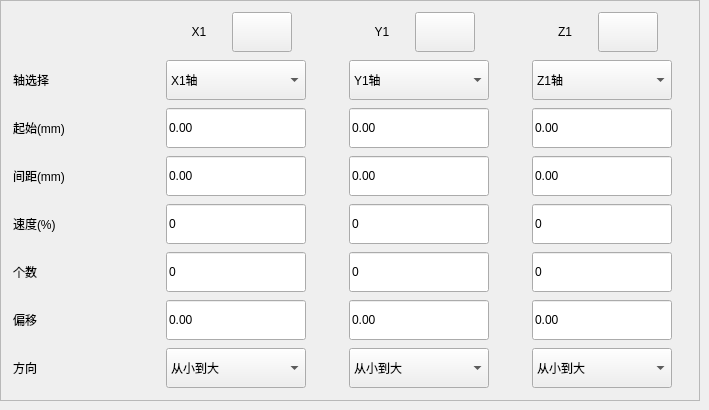
   <widget class="QWidget" name="pageNormalStack">
    <widget class="QFrame" name="chbox">
     <property name="geometry">
      <rect>
       <x>0</x>
       <y>0</y>
       <width>700</width>
       <height>401</height>
      </rect>
     </property>
     <property name="frameShape">
      <enum>QFrame::StyledPanel</enum>
     </property>
     <property name="frameShadow">
      <enum>QFrame::Plain</enum>
     </property>
     <property name="lineWidth">
      <number>2</number>
     </property>
     <widget class="QWidget" name="layoutWidget">
      <property name="geometry">
       <rect>
        <x>10</x>
        <y>10</y>
        <width>667</width>
        <height>381</height>
       </rect>
      </property>
      <layout class="QGridLayout" name="gridLayout">
       <property name="horizontalSpacing">
        <number>40</number>
       </property>
       <property name="verticalSpacing">
        <number>6</number>
       </property>
       <item row="7" column="0">
        <widget class="QLabel" name="labStackDirect">
         <property name="minimumSize">
          <size>
           <width>110</width>
           <height>40</height>
          </size>
         </property>
         <property name="maximumSize">
          <size>
           <width>110</width>
           <height>40</height>
          </size>
         </property>
         <property name="text">
          <string>方向</string>
         </property>
        </widget>
       </item>
       <item row="5" column="1">
        <widget class="NumberEdit" name="editStackNum0">
         <property name="minimumSize">
          <size>
           <width>140</width>
           <height>40</height>
          </size>
         </property>
         <property name="maximumSize">
          <size>
           <width>140</width>
           <height>40</height>
          </size>
         </property>
         <property name="text">
          <string>0</string>
         </property>
        </widget>
       </item>
       <item row="6" column="1">
        <widget class="NumberEdit" name="editOffset0">
         <property name="minimumSize">
          <size>
           <width>140</width>
           <height>40</height>
          </size>
         </property>
         <property name="maximumSize">
          <size>
           <width>140</width>
           <height>40</height>
          </size>
         </property>
         <property name="text">
          <string>0.00</string>
         </property>
        </widget>
       </item>
       <item row="6" column="2">
        <widget class="NumberEdit" name="editOffset1">
         <property name="minimumSize">
          <size>
           <width>140</width>
           <height>40</height>
          </size>
         </property>
         <property name="maximumSize">
          <size>
           <width>140</width>
           <height>40</height>
          </size>
         </property>
         <property name="text">
          <string>0.00</string>
         </property>
        </widget>
       </item>
       <item row="6" column="3">
        <widget class="NumberEdit" name="editOffset2">
         <property name="minimumSize">
          <size>
           <width>140</width>
           <height>40</height>
          </size>
         </property>
         <property name="maximumSize">
          <size>
           <width>140</width>
           <height>40</height>
          </size>
         </property>
         <property name="text">
          <string>0.00</string>
         </property>
        </widget>
       </item>
       <item row="7" column="1">
        <widget class="QComboBox" name="coboxStackDirect0">
         <property name="minimumSize">
          <size>
           <width>0</width>
           <height>40</height>
          </size>
         </property>
         <property name="maximumSize">
          <size>
           <width>16777215</width>
           <height>40</height>
          </size>
         </property>
         <property name="focusPolicy">
          <enum>Qt::NoFocus</enum>
         </property>
         <item>
          <property name="text">
           <string>从小到大</string>
          </property>
         </item>
         <item>
          <property name="text">
           <string>从大到小</string>
          </property>
         </item>
        </widget>
       </item>
       <item row="3" column="0">
        <widget class="QLabel" name="labIntervalDis_6">
         <property name="minimumSize">
          <size>
           <width>110</width>
           <height>40</height>
          </size>
         </property>
         <property name="maximumSize">
          <size>
           <width>110</width>
           <height>40</height>
          </size>
         </property>
         <property name="text">
          <string>间距(mm)</string>
         </property>
        </widget>
       </item>
       <item row="4" column="1">
        <widget class="NumberEdit" name="editStackSpeed0">
         <property name="minimumSize">
          <size>
           <width>140</width>
           <height>40</height>
          </size>
         </property>
         <property name="maximumSize">
          <size>
           <width>140</width>
           <height>40</height>
          </size>
         </property>
         <property name="text">
          <string>0</string>
         </property>
        </widget>
       </item>
       <item row="3" column="3">
        <widget class="NumberEdit" name="editIntervalDis2">
         <property name="minimumSize">
          <size>
           <width>140</width>
           <height>40</height>
          </size>
         </property>
         <property name="maximumSize">
          <size>
           <width>140</width>
           <height>40</height>
          </size>
         </property>
         <property name="text">
          <string>0.00</string>
         </property>
        </widget>
       </item>
       <item row="2" column="2">
        <widget class="NumberEdit" name="editStart1">
         <property name="minimumSize">
          <size>
           <width>140</width>
           <height>40</height>
          </size>
         </property>
         <property name="maximumSize">
          <size>
           <width>140</width>
           <height>40</height>
          </size>
         </property>
         <property name="text">
          <string>0.00</string>
         </property>
        </widget>
       </item>
       <item row="4" column="3">
        <widget class="NumberEdit" name="editStackSpeed2">
         <property name="minimumSize">
          <size>
           <width>140</width>
           <height>40</height>
          </size>
         </property>
         <property name="maximumSize">
          <size>
           <width>140</width>
           <height>40</height>
          </size>
         </property>
         <property name="text">
          <string>0</string>
         </property>
        </widget>
       </item>
       <item row="5" column="2">
        <widget class="NumberEdit" name="editStackNum1">
         <property name="minimumSize">
          <size>
           <width>140</width>
           <height>40</height>
          </size>
         </property>
         <property name="maximumSize">
          <size>
           <width>140</width>
           <height>40</height>
          </size>
         </property>
         <property name="text">
          <string>0</string>
         </property>
        </widget>
       </item>
       <item row="3" column="2">
        <widget class="NumberEdit" name="editIntervalDis1">
         <property name="minimumSize">
          <size>
           <width>140</width>
           <height>40</height>
          </size>
         </property>
         <property name="maximumSize">
          <size>
           <width>140</width>
           <height>40</height>
          </size>
         </property>
         <property name="text">
          <string>0.00</string>
         </property>
        </widget>
       </item>
       <item row="4" column="2">
        <widget class="NumberEdit" name="editStackSpeed1">
         <property name="minimumSize">
          <size>
           <width>140</width>
           <height>40</height>
          </size>
         </property>
         <property name="maximumSize">
          <size>
           <width>140</width>
           <height>40</height>
          </size>
         </property>
         <property name="text">
          <string>0</string>
         </property>
        </widget>
       </item>
       <item row="2" column="3">
        <widget class="NumberEdit" name="editStart2">
         <property name="minimumSize">
          <size>
           <width>140</width>
           <height>40</height>
          </size>
         </property>
         <property name="maximumSize">
          <size>
           <width>140</width>
           <height>40</height>
          </size>
         </property>
         <property name="text">
          <string>0.00</string>
         </property>
        </widget>
       </item>
       <item row="2" column="1">
        <widget class="NumberEdit" name="editStart0">
         <property name="minimumSize">
          <size>
           <width>140</width>
           <height>40</height>
          </size>
         </property>
         <property name="maximumSize">
          <size>
           <width>140</width>
           <height>40</height>
          </size>
         </property>
         <property name="text">
          <string>0.00</string>
         </property>
        </widget>
       </item>
       <item row="5" column="3">
        <widget class="NumberEdit" name="editStackNum2">
         <property name="minimumSize">
          <size>
           <width>140</width>
           <height>40</height>
          </size>
         </property>
         <property name="maximumSize">
          <size>
           <width>140</width>
           <height>40</height>
          </size>
         </property>
         <property name="text">
          <string>0</string>
         </property>
        </widget>
       </item>
       <item row="6" column="0">
        <widget class="QLabel" name="labOffsetDistance">
         <property name="minimumSize">
          <size>
           <width>110</width>
           <height>40</height>
          </size>
         </property>
         <property name="maximumSize">
          <size>
           <width>110</width>
           <height>40</height>
          </size>
         </property>
         <property name="text">
          <string>偏移</string>
         </property>
        </widget>
       </item>
       <item row="2" column="0">
        <widget class="QLabel" name="labIntervalDis_2">
         <property name="minimumSize">
          <size>
           <width>110</width>
           <height>40</height>
          </size>
         </property>
         <property name="maximumSize">
          <size>
           <width>110</width>
           <height>40</height>
          </size>
         </property>
         <property name="text">
          <string>起始(mm)</string>
         </property>
        </widget>
       </item>
       <item row="0" column="3">
        <layout class="QHBoxLayout" name="horizontalLayout_3">
         <property name="sizeConstraint">
          <enum>QLayout::SetFixedSize</enum>
         </property>
         <item>
          <widget class="QLabel" name="labAxis2">
           <property name="minimumSize">
            <size>
             <width>40</width>
             <height>40</height>
            </size>
           </property>
           <property name="maximumSize">
            <size>
             <width>40</width>
             <height>40</height>
            </size>
           </property>
           <property name="text">
            <string>Z1</string>
           </property>
           <property name="alignment">
            <set>Qt::AlignCenter</set>
           </property>
          </widget>
         </item>
         <item>
          <widget class="QPushButton" name="btnFresh2">
           <property name="minimumSize">
            <size>
             <width>60</width>
             <height>40</height>
            </size>
           </property>
           <property name="maximumSize">
            <size>
             <width>60</width>
             <height>40</height>
            </size>
           </property>
           <property name="text">
            <string/>
           </property>
           <property name="icon">
            <iconset resource="../images.qrc">
             <normaloff>:/images/settingPageImages/refresh.png</normaloff>:/images/settingPageImages/refresh.png</iconset>
           </property>
           <property name="iconSize">
            <size>
             <width>25</width>
             <height>25</height>
            </size>
           </property>
          </widget>
         </item>
        </layout>
       </item>
       <item row="4" column="0">
        <widget class="QLabel" name="labIntervalDis_7">
         <property name="minimumSize">
          <size>
           <width>110</width>
           <height>40</height>
          </size>
         </property>
         <property name="maximumSize">
          <size>
           <width>110</width>
           <height>40</height>
          </size>
         </property>
         <property name="text">
          <string>速度(%)</string>
         </property>
        </widget>
       </item>
       <item row="0" column="2">
        <layout class="QHBoxLayout" name="horizontalLayout_2">
         <property name="sizeConstraint">
          <enum>QLayout::SetFixedSize</enum>
         </property>
         <item>
          <widget class="QLabel" name="labAxis1">
           <property name="minimumSize">
            <size>
             <width>40</width>
             <height>40</height>
            </size>
           </property>
           <property name="maximumSize">
            <size>
             <width>40</width>
             <height>40</height>
            </size>
           </property>
           <property name="text">
            <string>Y1</string>
           </property>
           <property name="alignment">
            <set>Qt::AlignCenter</set>
           </property>
          </widget>
         </item>
         <item>
          <widget class="QPushButton" name="btnFresh1">
           <property name="minimumSize">
            <size>
             <width>60</width>
             <height>40</height>
            </size>
           </property>
           <property name="maximumSize">
            <size>
             <width>60</width>
             <height>40</height>
            </size>
           </property>
           <property name="text">
            <string/>
           </property>
           <property name="icon">
            <iconset resource="../images.qrc">
             <normaloff>:/images/settingPageImages/refresh.png</normaloff>:/images/settingPageImages/refresh.png</iconset>
           </property>
           <property name="iconSize">
            <size>
             <width>25</width>
             <height>25</height>
            </size>
           </property>
          </widget>
         </item>
        </layout>
       </item>
       <item row="0" column="1">
        <layout class="QHBoxLayout" name="horizontalLayout">
         <property name="sizeConstraint">
          <enum>QLayout::SetMaximumSize</enum>
         </property>
         <item>
          <widget class="QLabel" name="labAxis0">
           <property name="minimumSize">
            <size>
             <width>40</width>
             <height>40</height>
            </size>
           </property>
           <property name="maximumSize">
            <size>
             <width>40</width>
             <height>40</height>
            </size>
           </property>
           <property name="text">
            <string>X1</string>
           </property>
           <property name="alignment">
            <set>Qt::AlignCenter</set>
           </property>
          </widget>
         </item>
         <item>
          <widget class="QPushButton" name="btnFresh0">
           <property name="minimumSize">
            <size>
             <width>60</width>
             <height>40</height>
            </size>
           </property>
           <property name="maximumSize">
            <size>
             <width>60</width>
             <height>40</height>
            </size>
           </property>
           <property name="text">
            <string/>
           </property>
           <property name="icon">
            <iconset resource="../images.qrc">
             <normaloff>:/images/settingPageImages/refresh.png</normaloff>:/images/settingPageImages/refresh.png</iconset>
           </property>
           <property name="iconSize">
            <size>
             <width>25</width>
             <height>25</height>
            </size>
           </property>
          </widget>
         </item>
        </layout>
       </item>
       <item row="5" column="0">
        <widget class="QLabel" name="labStackNum">
         <property name="minimumSize">
          <size>
           <width>110</width>
           <height>40</height>
          </size>
         </property>
         <property name="maximumSize">
          <size>
           <width>110</width>
           <height>40</height>
          </size>
         </property>
         <property name="text">
          <string>个数</string>
         </property>
        </widget>
       </item>
       <item row="3" column="1">
        <widget class="NumberEdit" name="editIntervalDis0">
         <property name="minimumSize">
          <size>
           <width>140</width>
           <height>40</height>
          </size>
         </property>
         <property name="maximumSize">
          <size>
           <width>140</width>
           <height>40</height>
          </size>
         </property>
         <property name="text">
          <string>0.00</string>
         </property>
        </widget>
       </item>
       <item row="1" column="0">
        <widget class="QLabel" name="labAxisSelect">
         <property name="minimumSize">
          <size>
           <width>110</width>
           <height>40</height>
          </size>
         </property>
         <property name="maximumSize">
          <size>
           <width>110</width>
           <height>40</height>
          </size>
         </property>
         <property name="text">
          <string>轴选择</string>
         </property>
        </widget>
       </item>
       <item row="1" column="1">
        <widget class="QComboBox" name="coboxAxisSelect0">
         <property name="minimumSize">
          <size>
           <width>0</width>
           <height>40</height>
          </size>
         </property>
         <property name="maximumSize">
          <size>
           <width>16777215</width>
           <height>40</height>
          </size>
         </property>
         <property name="focusPolicy">
          <enum>Qt::NoFocus</enum>
         </property>
         <item>
          <property name="text">
           <string>X1轴</string>
          </property>
         </item>
        </widget>
       </item>
       <item row="1" column="2">
        <widget class="QComboBox" name="coboxAxisSelect1">
         <property name="minimumSize">
          <size>
           <width>0</width>
           <height>40</height>
          </size>
         </property>
         <property name="maximumSize">
          <size>
           <width>16777215</width>
           <height>40</height>
          </size>
         </property>
         <property name="focusPolicy">
          <enum>Qt::NoFocus</enum>
         </property>
         <item>
          <property name="text">
           <string>Y1轴</string>
          </property>
         </item>
         <item>
          <property name="text">
           <string>Y2轴</string>
          </property>
         </item>
        </widget>
       </item>
       <item row="1" column="3">
        <widget class="QComboBox" name="coboxAxisSelect2">
         <property name="minimumSize">
          <size>
           <width>0</width>
           <height>40</height>
          </size>
         </property>
         <property name="maximumSize">
          <size>
           <width>16777215</width>
           <height>40</height>
          </size>
         </property>
         <property name="focusPolicy">
          <enum>Qt::NoFocus</enum>
         </property>
         <item>
          <property name="text">
           <string>Z1轴</string>
          </property>
         </item>
         <item>
          <property name="text">
           <string>Z2轴</string>
          </property>
         </item>
        </widget>
       </item>
       <item row="7" column="2">
        <widget class="QComboBox" name="coboxStackDirect1">
         <property name="minimumSize">
          <size>
           <width>0</width>
           <height>40</height>
          </size>
         </property>
         <property name="maximumSize">
          <size>
           <width>16777215</width>
           <height>40</height>
          </size>
         </property>
         <property name="focusPolicy">
          <enum>Qt::NoFocus</enum>
         </property>
         <item>
          <property name="text">
           <string>从小到大</string>
          </property>
         </item>
         <item>
          <property name="text">
           <string>从大到小</string>
          </property>
         </item>
        </widget>
       </item>
       <item row="7" column="3">
        <widget class="QComboBox" name="coboxStackDirect2">
         <property name="minimumSize">
          <size>
           <width>0</width>
           <height>40</height>
          </size>
         </property>
         <property name="maximumSize">
          <size>
           <width>16777215</width>
           <height>40</height>
          </size>
         </property>
         <property name="focusPolicy">
          <enum>Qt::NoFocus</enum>
         </property>
         <item>
          <property name="text">
           <string>从小到大</string>
          </property>
         </item>
         <item>
          <property name="text">
           <string>从大到小</string>
          </property>
         </item>
        </widget>
       </item>
      </layout>
     </widget>
    </widget>
   </widget>
